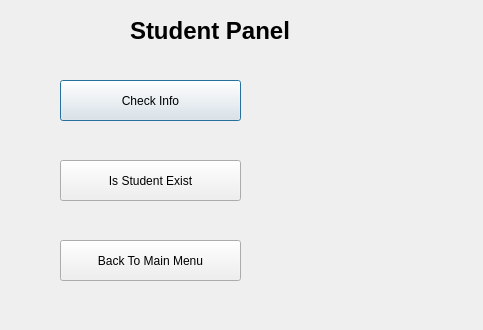
<?xml version="1.0" encoding="UTF-8"?>
<ui version="4.0">
 <class>studentdes</class>
 <widget class="QDialog" name="studentdes">
  <property name="geometry">
   <rect>
    <x>0</x>
    <y>0</y>
    <width>483</width>
    <height>330</height>
   </rect>
  </property>
  <property name="windowTitle">
   <string>Student Panel</string>
  </property>
  <widget class="QLabel" name="label">
   <property name="geometry">
    <rect>
     <x>130</x>
     <y>10</y>
     <width>211</width>
     <height>41</height>
    </rect>
   </property>
   <property name="font">
    <font>
     <pointsize>18</pointsize>
     <bold>true</bold>
    </font>
   </property>
   <property name="text">
    <string>Student Panel</string>
   </property>
  </widget>
  <widget class="QPushButton" name="pushButton">
   <property name="geometry">
    <rect>
     <x>60</x>
     <y>80</y>
     <width>181</width>
     <height>41</height>
    </rect>
   </property>
   <property name="text">
    <string>Check Info</string>
   </property>
  </widget>
  <widget class="QPushButton" name="pushButton_3">
   <property name="geometry">
    <rect>
     <x>60</x>
     <y>160</y>
     <width>181</width>
     <height>41</height>
    </rect>
   </property>
   <property name="text">
    <string>Is Student Exist</string>
   </property>
  </widget>
  <widget class="QPushButton" name="pushButton_4">
   <property name="geometry">
    <rect>
     <x>60</x>
     <y>240</y>
     <width>181</width>
     <height>41</height>
    </rect>
   </property>
   <property name="text">
    <string>Back To Main Menu</string>
   </property>
  </widget>
 </widget>
 <resources/>
 <connections/>
</ui>
